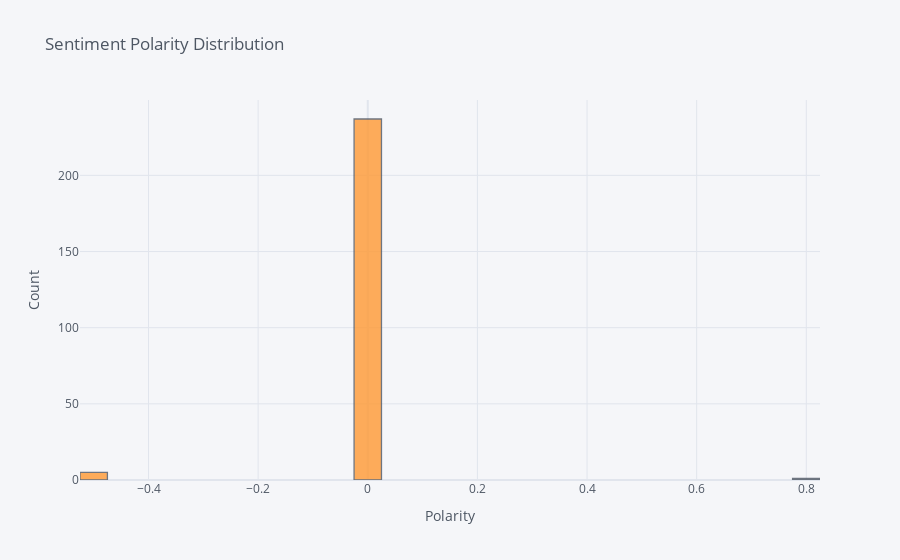

Notebook cell for this chart:
### Code cell
df['title_polarity'].iplot(kind='hist', bins = 50, xTitle = 'Polarity', yTitle = 'Count',  title = 'Sentiment Polarity Distribution')

### Figure 1 — Plotly figure (JSON) as saved in the notebook; plotly's stock layout.template omitted (floating-point values rounded to 4 significant figures; data arrays with more than 128 entries replaced by an {"elided": "..."} marker saying what was removed)
{"data": [{"histfunc": "count", "histnorm": "", "marker": {"color": "rgba(255, 153, 51, 1.0)", "line": {"color": "#4D5663", "width": 1.3}}, "name": "title_polarity", "nbinsx": 50, "opacity": 0.8, "orientation": "v", "type": "histogram", "x": {"elided": "243 float values"}}], "layout": {"barmode": "overlay", "legend": {"bgcolor": "#F5F6F9", "font": {"color": "#4D5663"}}, "paper_bgcolor": "#F5F6F9", "plot_bgcolor": "#F5F6F9", "title": {"font": {"color": "#4D5663"}, "text": "Sentiment Polarity Distribution"}, "xaxis": {"gridcolor": "#E1E5ED", "showgrid": true, "tickfont": {"color": "#4D5663"}, "title": {"font": {"color": "#4D5663"}, "text": "Polarity"}, "zerolinecolor": "#E1E5ED"}, "yaxis": {"gridcolor": "#E1E5ED", "showgrid": true, "tickfont": {"color": "#4D5663"}, "title": {"font": {"color": "#4D5663"}, "text": "Count"}, "zerolinecolor": "#E1E5ED"}}}
